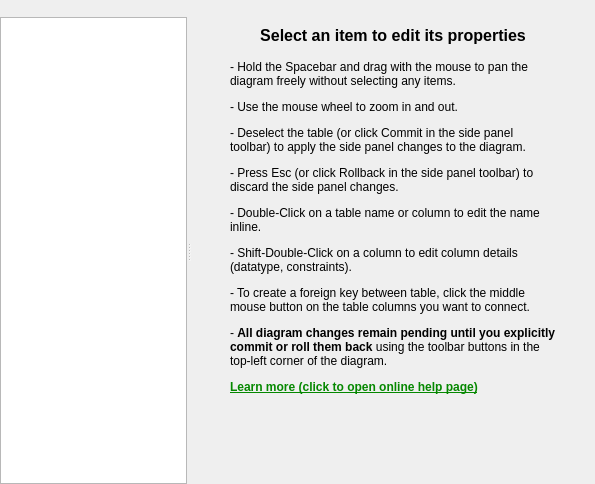
<?xml version="1.0" encoding="UTF-8"?>
<ui version="4.0">
 <class>ErdWindow</class>
 <widget class="QWidget" name="ErdWindow">
  <property name="geometry">
   <rect>
    <x>0</x>
    <y>0</y>
    <width>595</width>
    <height>484</height>
   </rect>
  </property>
  <property name="windowTitle">
   <string>Form</string>
  </property>
  <layout class="QVBoxLayout" name="verticalLayout">
   <property name="spacing">
    <number>0</number>
   </property>
   <property name="leftMargin">
    <number>0</number>
   </property>
   <property name="topMargin">
    <number>0</number>
   </property>
   <property name="rightMargin">
    <number>0</number>
   </property>
   <property name="bottomMargin">
    <number>0</number>
   </property>
   <item>
    <widget class="QToolBar" name="toolBar"/>
   </item>
   <item>
    <widget class="QWidget" name="content" native="true">
     <layout class="QVBoxLayout" name="verticalLayout_2">
      <property name="leftMargin">
       <number>0</number>
      </property>
      <property name="topMargin">
       <number>0</number>
      </property>
      <property name="rightMargin">
       <number>0</number>
      </property>
      <property name="bottomMargin">
       <number>0</number>
      </property>
      <item>
       <widget class="CustomSplitter" name="splitter">
        <property name="orientation">
         <enum>Qt::Orientation::Horizontal</enum>
        </property>
        <widget class="ErdView" name="view">
         <property name="contextMenuPolicy">
          <enum>Qt::ContextMenuPolicy::NoContextMenu</enum>
         </property>
        </widget>
        <widget class="QWidget" name="sidePanel" native="true">
         <layout class="QVBoxLayout" name="verticalLayout_3">
          <property name="leftMargin">
           <number>0</number>
          </property>
          <property name="topMargin">
           <number>0</number>
          </property>
          <property name="rightMargin">
           <number>0</number>
          </property>
          <property name="bottomMargin">
           <number>0</number>
          </property>
          <item>
           <widget class="QWidget" name="noContentWidget" native="true">
            <layout class="QVBoxLayout" name="verticalLayout_4">
             <item>
              <widget class="QLabel" name="topLabel">
               <property name="font">
                <font>
                 <pointsize>12</pointsize>
                 <bold>true</bold>
                </font>
               </property>
               <property name="text">
                <string>Select an item to edit its properties</string>
               </property>
               <property name="alignment">
                <set>Qt::AlignmentFlag::AlignBottom|Qt::AlignmentFlag::AlignHCenter</set>
               </property>
               <property name="wordWrap">
                <bool>true</bool>
               </property>
              </widget>
             </item>
             <item>
              <widget class="QWidget" name="widget_2" native="true">
               <layout class="QVBoxLayout" name="verticalLayout_5">
                <property name="leftMargin">
                 <number>30</number>
                </property>
                <property name="rightMargin">
                 <number>30</number>
                </property>
                <item>
                 <widget class="QLabel" name="bottomLabel">
                  <property name="maximumSize">
                   <size>
                    <width>16777215</width>
                    <height>16777210</height>
                   </size>
                  </property>
                  <property name="text">
                   <string>&lt;html&gt;&lt;head/&gt;&lt;body&gt;&lt;p&gt;- Hold the Spacebar and drag with the mouse to pan the diagram freely without selecting any items.&lt;/p&gt;&lt;p&gt;- Use the mouse wheel to zoom in and out.&lt;/p&gt;&lt;p&gt;- Deselect the table (or click Commit in the side panel toolbar) to apply the side panel changes to the diagram.&lt;/p&gt;&lt;p&gt;- Press Esc (or click Rollback in the side panel toolbar) to discard the side panel changes.&lt;/p&gt;&lt;p&gt;- Double-Click on a table name or column to edit the name inline.&lt;/p&gt;&lt;p&gt;- Shift-Double-Click on a column to edit column details (datatype, constraints).&lt;/p&gt;&lt;p&gt;- To create a foreign key between table, click the middle mouse button on the table columns you want to connect.&lt;/p&gt;&lt;p&gt;- &lt;span style=&quot; font-weight:700;&quot;&gt;All diagram changes remain pending until you explicitly commit or roll them back&lt;/span&gt; using the toolbar buttons in the top-left corner of the diagram.&lt;/p&gt;&lt;p&gt;&lt;a href=&quot;https://github.com/pawelsalawa/sqlitestudio/wiki/ERD-plugin-manual#usage&quot;&gt;&lt;span style=&quot; font-weight:700; text-decoration: underline; color:#058800;&quot;&gt;Learn more (click to open online help page)&lt;/span&gt;&lt;/a&gt;&lt;/p&gt;&lt;/body&gt;&lt;/html&gt;</string>
                  </property>
                  <property name="alignment">
                   <set>Qt::AlignmentFlag::AlignLeading|Qt::AlignmentFlag::AlignLeft|Qt::AlignmentFlag::AlignTop</set>
                  </property>
                  <property name="wordWrap">
                   <bool>true</bool>
                  </property>
                  <property name="openExternalLinks">
                   <bool>true</bool>
                  </property>
                 </widget>
                </item>
                <item>
                 <spacer name="verticalSpacer">
                  <property name="orientation">
                   <enum>Qt::Orientation::Vertical</enum>
                  </property>
                  <property name="sizeHint" stdset="0">
                   <size>
                    <width>20</width>
                    <height>40</height>
                   </size>
                  </property>
                 </spacer>
                </item>
               </layout>
              </widget>
             </item>
            </layout>
           </widget>
          </item>
         </layout>
        </widget>
       </widget>
      </item>
     </layout>
    </widget>
   </item>
  </layout>
 </widget>
 <customwidgets>
  <customwidget>
   <class>ErdView</class>
   <extends>QGraphicsView</extends>
   <header>scene/erdview.h</header>
  </customwidget>
  <customwidget>
   <class>CustomSplitter</class>
   <extends>QSplitter</extends>
   <header>common/customsplitter.h</header>
   <container>1</container>
  </customwidget>
 </customwidgets>
 <resources/>
 <connections/>
</ui>
